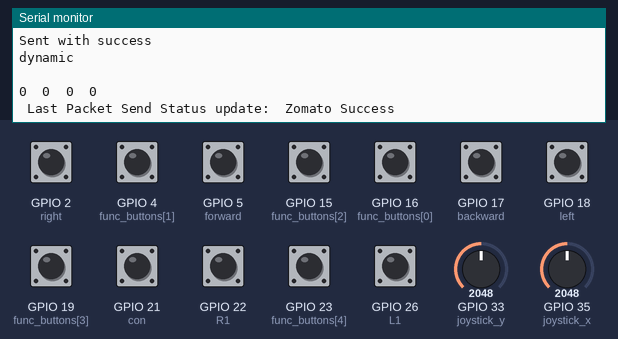
Simulated run of this sketch. Board: ESP32. On the bench: the last lines printed to the serial monitor. Inputs (shaded band) come from the test bench; at power-on: GPIO 2 (right), GPIO 4 (func_buttons[1]), GPIO 5 (forward), GPIO 15 (func_buttons[2]), GPIO 16 (func_buttons[0]), GPIO 17 (backward), GPIO 18 (left), GPIO 19 (func_buttons[3]), GPIO 21 (con), GPIO 22 (R1), GPIO 23 (func_buttons[4]), GPIO 26 (L1) HIGH, GPIO 33 (joystick_y) = 2048, GPIO 35 (joystick_x) = 2048.

Above: at 1.2 s.
1.3 s: GPIO 33 (joystick_y) set to 2866
At 1.8 s:
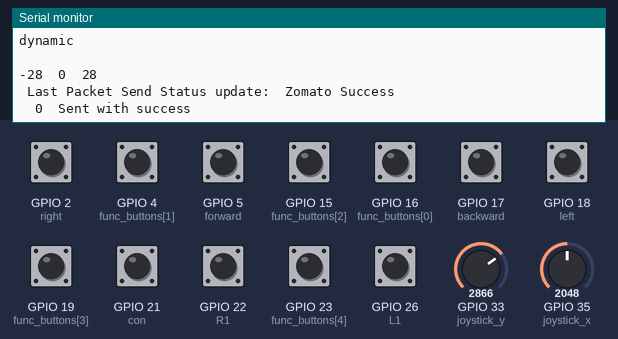
2.8 s: GPIO 35 (joystick_x) set to 2866
At 3.8 s:
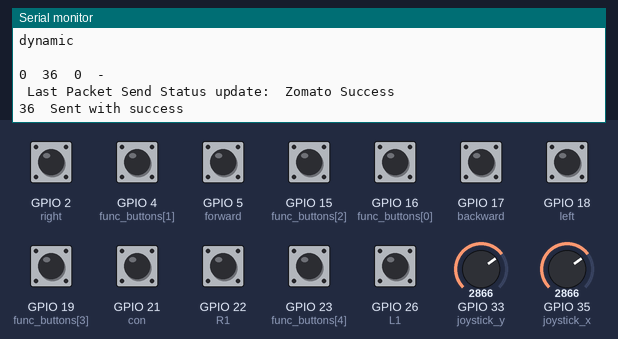

The sketch:

RR_controller_3.ino
```cpp
// including libraries
#include <esp_now.h>
#include <WiFi.h>
#include<math.h>
//Include all the definations
#define con 21
#define joystick_x 35
#define joystick_y 33
#define offset_x -15.5
#define offset_y 14.5
#define forward 5
#define backward 17
#define left 18
#define right 2
#define L1 26
#define R1 22
#define min_vel -255
#define max_vel 255
#define Rotation_vel 100

//Recievers MAC Address
uint8_t broadcastAddress[] = {0xD4, 0xD4, 0xDA, 0x59, 0xDF, 0x84};

/* Here your structure will be added where you will initialize all the data you want to send*/
typedef struct message
{
  uint8_t con_mode;
  int16_t motor[4];
  uint8_t custom_function[8];
} message;
message phase;

/*
   Here front_motor integer will give send the velocity of front two motors in 0,255,255 form
   Here front_motor integer will give send the velocity of front two motors in 0,255,255 form
   con mode will give which mode is controller in
   con_mode = 0 : static mode
   con_mode = 1 : dynamic mode
   custom function represent 7 fucntions each position in the integer will give either a one or zero
   one stands for on
   zero stands for off

   For Static  Mode
   1: Flybelt velocity 1
   2: Servo in/out
   3: Lead Screw Up
   4: Lead Screw Down
   5: Conveyor Belt
   6: Single Ring Shoot
   7: Multiple ring shot
   8: FLybelt velocity 2

*/
/*Structutre end */

/*Initialization of Structure,buttons, variables*/
int i;
int x=0,y=0;
int func_buttons[8] = {16,4,15,19,23,2,18,0};
uint8_t val[8] = {1};
int conveyor_f = 0;
int wheel_angles[4] = {135,225,315,45};
int16_t vel[4] ={0,0,0,0};
int8_t servo_angle =65;
/*Initialization ends */

esp_now_peer_info_t peerInfo; //Enum of espnow peer's info

/*This function is made for sending the data and getting a call back if the data has been transfered successfully
  The status variable stores that if the packet is sent or not, a if statement is used
*/
void OnDataSent(const uint8_t *mac_addr, esp_now_send_status_t status) {
  Serial.print("\r\n Last Packet Send Status update:\t");
  Serial.println(status == ESP_NOW_SEND_SUCCESS ? "Zomato Success" : "Delivery boy didnt came");
}

/*fucntion ends */
void setup() {
  // put your setup code here, to run once:
  Serial.begin(115200);//Serial Baudrate

  /*Intialize all the pins  */
for (i=0;i<8;i++)
{
  pinMode(func_buttons[i],INPUT_PULLUP);
}
pinMode(con,INPUT_PULLUP);
pinMode(forward,INPUT_PULLUP);
pinMode(backward,INPUT_PULLUP);
pinMode(left,INPUT_PULLUP);
pinMode(right,INPUT_PULLUP);
pinMode(joystick_x,INPUT);
pinMode(joystick_y,INPUT);
pinMode(L1,INPUT_PULLUP);
pinMode(R1,INPUT_PULLUP);

  /*Initialization end */

  WiFi.mode(WIFI_STA);//Setting Device as Wi-Fi station

  /* Initializing ESP-NOW THe main thing, this has to be initialized no matter what */
  if (esp_now_init() != ESP_OK) {
    Serial.println("Error initializing ESP-NOW");
    return;
  }
    /* Initialization end */

    /* Registering the peer */
    memcpy(peerInfo.peer_addr, broadcastAddress, 6);
    peerInfo.channel = 0;
    peerInfo.channel = false;
    /* End */

    esp_now_register_send_cb(OnDataSent);// Call back function register for Send CB to get the status of Transmitted Pack
  if (esp_now_add_peer(&peerInfo) != ESP_OK){
    Serial.println("Failed to add peer");
    return;
  }

}

void loop() {
  // put your main code here, to run repeatedly:
  if (digitalRead(con) == 0)
  {
    Serial.println("static");
    first_phase();
  }
  else
  {
    Serial.println("dynamic");
    second_phase();
  }
}
void first_phase()
{
    for (i =0; i<8; i++)
    {
      val[i] = digitalRead(func_buttons[i]);
     // Serial.println(digitalRead(func_buttons[i]));
      //Serial.print("\t");
    }
    if(val[1] == 0)
    {
      //Serial.println("Inside the loop");
      val[1] = servo_angle;
    }
   val[5] = conveyor_check(val[5]);
   int joy_x = analogRead(joystick_x);
   int joy_y = analogRead(joystick_y);
   //Serial.println("Joystick coordinates");

   x = map(joy_x,0,4095, 100, -100) - offset_x*(100-abs(x))/100;
   y = map(joy_y,0,4095, 100, -100) - offset_y*(100-abs(y))/100;
   joystick(x,y);
   if (digitalRead(R1) == 0)
   { right_rotate();}
   else if (digitalRead(L1) == 0)
   {left_rotate();}
 //  Serial.println(val[1]);
 for(i =0;i<8;i++)
   {
    phase.custom_function[i] = val[i];
   Serial.println(phase.custom_function[i]);
   }
    for(i = 0;i<4;i++)
    {
      phase.motor[i] = vel[i];
      Serial.print(vel[i]);
      Serial.print("\t");
    }
    Serial.println(" ");
   esp_err_t result = esp_now_send(broadcastAddress, (uint8_t*)&phase, sizeof(phase));
  Serial.println(sizeof(phase));
  if (result == ESP_OK) {
     Serial.println("Sent with success");
  }
  else {
    Serial.println("Error sending the data");
  }
  }
void second_phase()
{
   for (i =0; i<5; i++)
    {
      val[i] = digitalRead(func_buttons[i]);
    }

    if(val[1] == 0)
    {
      val[1] = servo_angle;
    }
   val[5] = conveyor_check(val[5]);
   int joy_x = analogRead(joystick_x);
   int joy_y = analogRead(joystick_y);
   x = map(joy_x,0,4095, 100, -100) - offset_x*(100-abs(x))/100;
   y = map(joy_y,0,4095, 100, -100) - offset_y*(100-abs(y))/100;
   joystick(x,y);
   movement();
   if (digitalRead(R1) == 0)
   { right_rotate();}
   else if (digitalRead(L1) == 0)
   {left_rotate();}
   for(i =0;i<5;i++)
   {
    phase.custom_function[i] = val[i];
   }
    for(i = 0;i<4;i++)
    {
      phase.motor[i] = vel[i];
      Serial.print(vel[i]);
      Serial.print("\t");
    }

  esp_err_t result = esp_now_send(broadcastAddress, (uint8_t*)&phase, sizeof(phase));

  if (result == ESP_OK) {
     Serial.println("Sent with success");
  }
  else {
    Serial.println("Error sending the data");
  }
}
int conveyor_check(int check)
{
  if(check == 1)
  {
    conveyor_f != conveyor_f;
  }
  return check;
}
double tan_func(int a, int b)
{
  if (b == 0)
  { if (a > 0) return M_PI / 2;
    else if (a < 0) return 3 * M_PI / 2;
    else return 0;
  }
  else if (a >= 0 && b > 0)
    return atan(a / b);
  else if (b < 0)
    return M_PI + atan(a / b);
  else
    return 2 * M_PI + atan(a / b);
}
void joystick(int sx, int sy)
{
    int dist = sqrt(sx * sx + sy * sy);
    int  speedd = map(dist, 0, 141.4, 0, 100);
    double ang = tan_func(sy, sx) ;
    ang  = (ang * 180) / M_PI;
    int vel_x = speedd * cos((ang * M_PI) / 180);
    int vel_y = speedd * sin((ang * M_PI) / 180);
    for (int i = 0; i < 4; i++)
    {
      vel[i] = vel_x * cos((wheel_angles[i] *M_PI)/180) + vel_y * sin((wheel_angles[i] *M_PI)/180);
//      Serial.print(vel[i]);
//      Serial.print("\t");

      vel[i] = constrain(vel[i], min_vel, max_vel);// constraining the velcoity
      if (vel[i] <= 20 && vel[i] >= -20)
        {
          vel[i] = 0;
        }
}Serial.println(" ");


}
void left_rotate()
{
  vel[0] = 100;
  vel[1] = 100;
  vel[2] = -100;
  vel[3] = -100;
}
void right_rotate()
{
  vel[0] = -90;
  vel[1] = -90;
  vel[2] = 90;
  vel[3] = 90;

}


void movement()
{
  if(digitalRead(forward) == 0)
    {joystick(0,100);}
  else if(digitalRead(backward) == 0)
    {joystick(0,-100);}
  else if(digitalRead(left) == 0)
    {joystick(100,0);}
  else if(digitalRead(right) == 0)
    {joystick(-100,0);}
}
```

Measured:
- after the input at 1.3 s, the serial monitor: prints a new line at once (image 1)
- after the input at 2.8 s, the serial monitor: prints a new line at once (image 2)
